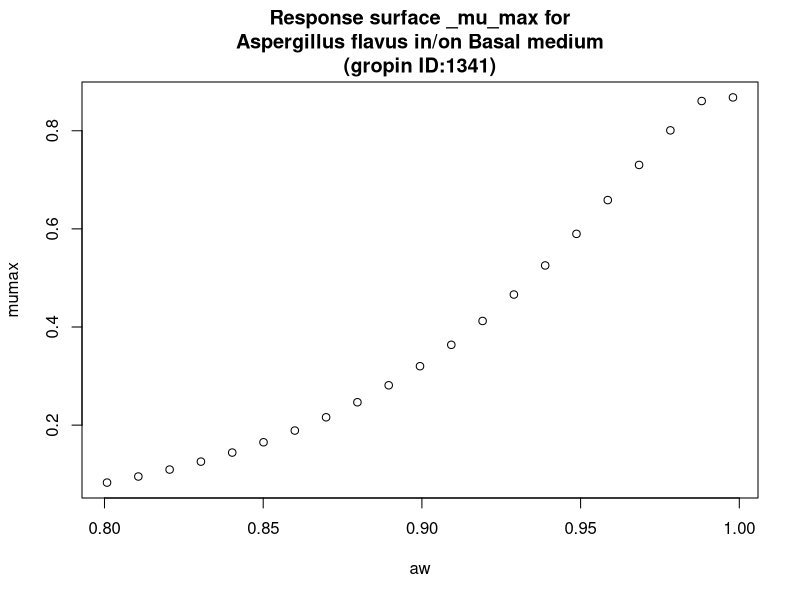

The R source for this figure:
#############################
# start of Parameter script
#############################
aw <- seq(0.8008,0.998001998001998,length.out=21)
#############################
# end of Parameter script
#############################
############################# 
# start of Model script Gropin ID 1341 
#############################
 
# constant coefficients for this model
 
variables <- data.frame(aw)
argumentsPar <- unique.data.frame(expand.grid(variables))
 
# heart of the model
response_surface <- function(aw) {
   mumax <-exp(-0.2181+2.469*sqrt(1-aw)-16.94*(sqrt(1-aw))^2)

	return(mumax=mumax)
} 

# output parameters
responseSurface <- cbind(argumentsPar,response_surface(argumentsPar['aw']))
colnames(responseSurface) <- c(colnames(argumentsPar),'mumax')
#############################
# End of Model script
#############################
############################# 
# start of Visualisation script Gropin ID 1341 
#############################
titleText <-'Response surface _mu_max for
Aspergillus flavus in/on Basal medium
(gropin ID:1341)'
plot(aw,responseSurface$'mumax',xlab='aw',
                          ylab='mumax',main=titleText)
#############################
# End of Visualisation script
#############################
